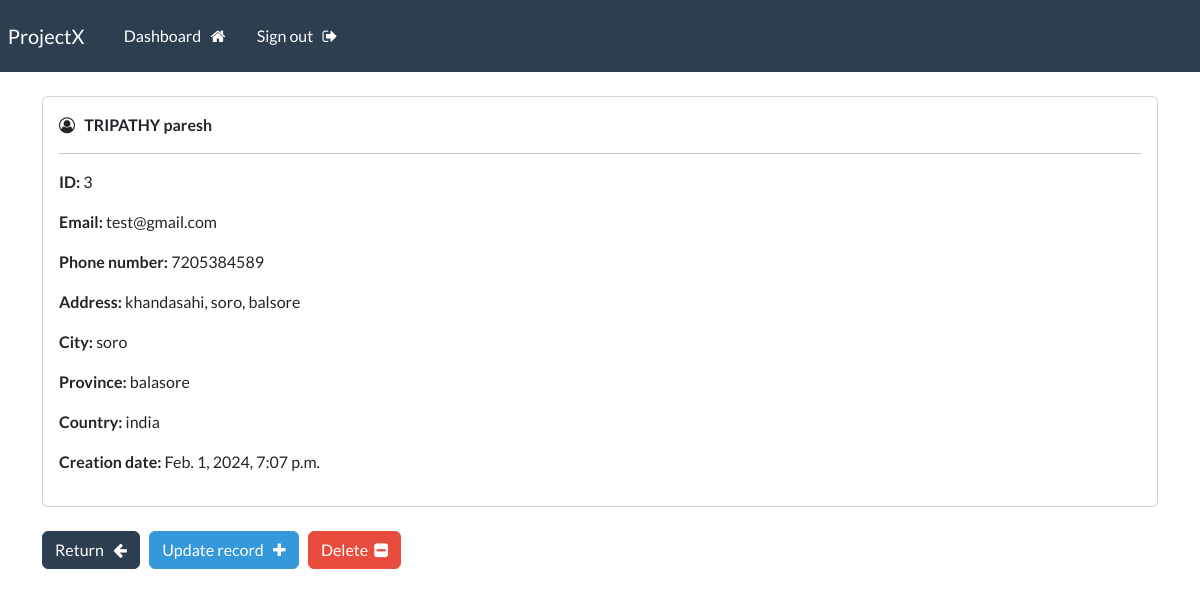
Screenshot of /record/3 (signed in) with the database file from the repository.
### webApp/models.py (models this page shows, shortened)
class Record(models.Model):
    creation_date = models.DateTimeField(auto_now_add=True)
    first_name =  models.CharField(max_length=100,  null=True)
    last_name = models.CharField(max_length=100)
    email = models.CharField(max_length = 255)
    phone = models.CharField(max_length = 20)
    address = models.CharField(max_length=300)
    city = models.CharField(max_length=300)
    province = models.CharField(max_length=300)
    country = models.CharField(max_length=300)

### webApp/views.py (the view)
# urls.py: path('record/<int:pk>',views.view_record,name="record"),
@login_required(login_url='login')
def view_record(request, pk):
    all_records = Record.objects.get(id=pk)
    context = {'record':all_records}
    return render(request,'webApp/view-record.html',context=context)

### webApp/templates/webApp/view-record.html (shortened to what this page needs)
{% extends 'webApp/base.html' %}
{% block content %}
    <div class="card">
        <div class="card-body">
            <i class="fa fa-user-circle-o" aria-hidden="true"></i> &nbsp;
            <strong>
                {{record.last_name|upper}}
                {{record.first_name}}
            </strong>
            <hr>
            <p> <strong> ID: </strong> {{record.id}} </p>
            <p> <strong> Email: </strong> {{record.email}} </p>
            <p> <strong> Phone number: </strong> {{record.phone}} </p>
            <p> <strong> Address: </strong> {{record.address}} </p>
            <p> <strong> City: </strong> {{record.city}} </p>
            <p> <strong> Province: </strong> {{record.province}} </p>
            <p> <strong> Country: </strong> {{record.country}} </p>
            <p> <strong> Creation date: </strong> {{record.creation_date}} </p>
        </div>
    </div>
    <br>
    <a href="{% url 'dashboard' %}" class="btn btn-primary"> Return &nbsp; <i class="fa fa-arrow-left" aria-hidden="true"></i> </a>
    <a href="{% url 'update-record' record.id %}" class="btn btn-info"> Update record &nbsp; <i class="fa fa-plus" aria-hidden="true"></i> </a>
    <a href="{% url 'delete-record' record.id  %}" class="btn btn-danger"> Delete &nbsp;<i class="fa fa-minus-square" aria-hidden="true"></i> </a>
{% endblock %}

### rows the page displays
Record: last_name "TRIPATHY", first_name "paresh", id "3", email "test@gmail.com", phone "7205384589", address "khandasahi, soro, balsore", city "soro", province "balasore", country "india", creation_date "Feb. 1, 2024, 7:07 p.m."
